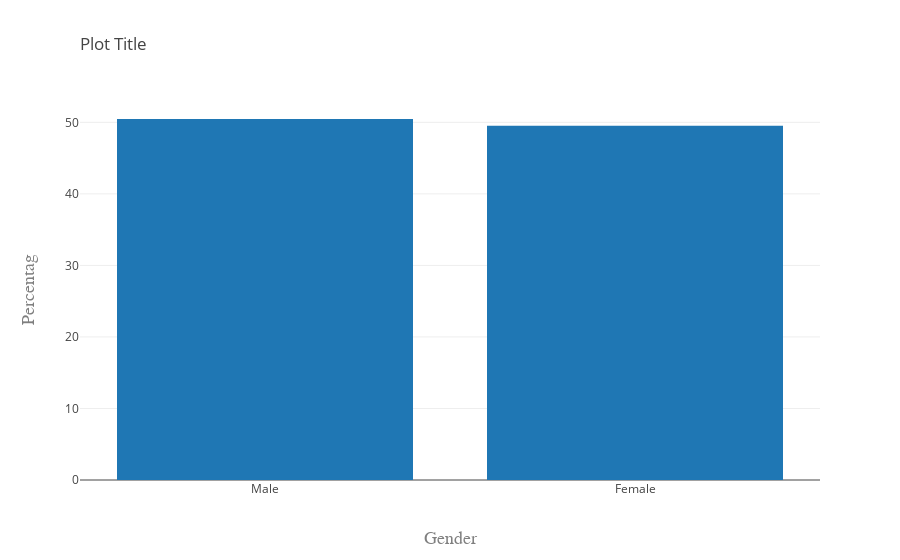

The notebook cell saved with this chart:
### Code cell
layout = go.Layout(
    title=go.layout.Title(
        text='Plot Title',
        xref='paper',
        x=0
    ),
    xaxis=go.layout.XAxis(
        title=go.layout.xaxis.Title(
            text='Gender',
            font=dict(
                family='Courier New, monospace',
                size=18,
                color='#7f7f7f'
            )
        )
    ),
    yaxis=go.layout.YAxis(
        title=go.layout.yaxis.Title(
            text='Percentag',
            font=dict(
                family='Courier New, monospace',
                size=18,
                color='#7f7f7f'
            )
        )
    )
)

data = [go.Bar(x=["Male","Female"] ,y=[male,female])]

fig = go.Figure(data=data, layout=layout)
py.iplot(fig)

### Figure 1 — Plotly figure (JSON) as saved in the notebook; plotly's stock layout.template omitted (floating-point values rounded to 4 significant figures)
{"data": [{"type": "bar", "uid": "357bacb4-02d3-4932-906f-d8694cd8304c", "x": ["Male", "Female"], "y": [50.47, 49.53]}], "layout": {"title": {"text": "Plot Title", "x": 0, "xref": "paper"}, "xaxis": {"title": {"font": {"color": "#7f7f7f", "family": "Courier New, monospace", "size": 18}, "text": "Gender"}}, "yaxis": {"title": {"font": {"color": "#7f7f7f", "family": "Courier New, monospace", "size": 18}, "text": "Percentag"}}}}
